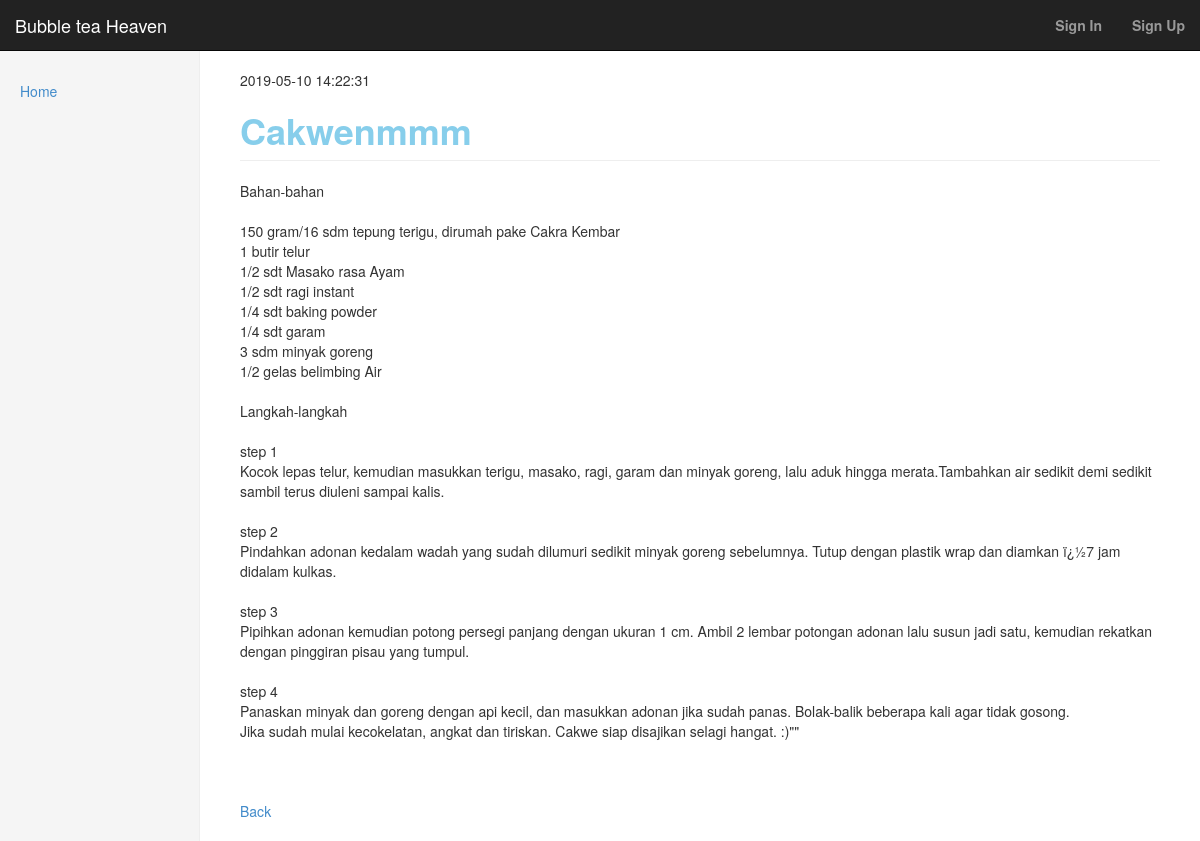
Screenshot of /view.php?id_post=4 with the database file from the repository.
### tables this page shows
CREATE TABLE IF NOT EXISTS `post` (
`id_post` int(11) NOT NULL,
  `title` varchar(50) NOT NULL,
  `isi` text NOT NULL,
  `waktu` timestamp NOT NULL DEFAULT CURRENT_TIMESTAMP ON UPDATE CURRENT_TIMESTAMP,
  `id_user` int(11) NOT NULL
);

### view.php (the view, shortened to what this page needs)
<!DOCTYPE html>
<html lang="en">
  <head>
    <link href="bootstrap.css" rel="stylesheet">
    <link href="dashboard.css" rel="stylesheet">
  </head>
  <body>
    <div class="navbar navbar-inverse navbar-fixed-top" role="navigation">
      <div class="container-fluid">
        <div class="navbar-header">
             <a class="navbar-brand"><font color ="white">Bubble tea Heaven</font></a>
        </div>
        <div class="navbar-collapse collapse">
          <ul class="nav navbar-nav navbar-right">
            <li><a href="#"></a></li>
            <li><a href="#"></a></li>
            <li><a href="#"></a></li>
            <li><a href="login.php"><strong>Sign In</strong></a></li>
            <li><a href="register.php"><strong>Sign Up</strong></a></li>
          </ul>
        </div>
      </div>
    </div>
    <div class="container-fluid">
      <div class="row">
        <div class="col-sm-3 col-md-2 sidebar">
          <ul class="nav nav-sidebar">
          <li><a href="index.php">Home</a></li>
            <br>
          </ul>
        </div>
          <div class="col-sm-9 col-sm-offset-3 col-md-10 col-md-offset-2 main">
           <?php
              if(isset($_COOKIE["id"])){
                header('location:home2.php');
              }else{
                include("koneksi.php");
                $id_post = $_GET["id_post"];
                $sql = "SELECT * FROM post WHERE id_post =$id_post";
                $result = $conn->query($sql);
                if ($result) {
                    $row = $result->fetch_assoc();
                      echo " ".$row["waktu"]."<br>"."<br>";
            ?>
              <h1 class="page-header"><font color="skyblue">
              <?="<strong>" .$row["title"]."</strong>". "<br>";?> </font></h1>
              <?=
                "" . substr($row["isi"], 0,10000);
                echo " <br><br><br><br> <a href='home.php'>Back</a>";
                } else {
                     "0 results";
                }
              }
              ?>
          </div>
      </div>
    </div>
  </body>
</html>

### dashboard.css (style rules this page uses)
body { padding-top: 50px; }
.sidebar { display: none; }
@media (min-width: 768px) { .sidebar { position: fixed; top: 51px; bottom: 0; left: 0; z-index: 1000; display: block; padding: 20px; overflow-x: hidden; overflow-y: auto; background-color: #f5f5f5; border-right: 1px solid #eee; } }
.nav-sidebar { margin-right: -21px; margin-bottom: 20px; margin-left: -20px; }
.nav-sidebar > li > a { padding-right: 20px; padding-left: 20px; }
.main { padding: 20px; }
@media (min-width: 768px) { .main { padding-right: 40px; padding-left: 40px; } }
.main .page-header { margin-top: 0; }

### rows the page displays
post: waktu "2019-05-10 14:22:31", title "Cakwenmmm", isi "Bahan-bahan 150 gram/16 sdm tepung terigu, dirumah pake Cakra Kembar 1 butir telur 1/2 sdt Masako rasa Ayam 1/2 sdt ragi instant 1/4 sdt baking powder 1/4 sdt garam 3 sdm minyak goreng 1/2 gelas belimbing Air Langkah-langkah step 1 Kocok lepas telur, kemudian masukkan terigu, masako, ragi, garam dan minyak goreng, lalu aduk hingga merata.Tambahkan air sedikit demi sedikit sambil terus diuleni sampai kalis. step 2 Pindahkan adonan kedalam wadah yang sudah dilumuri sedikit minyak goreng sebelumnya. Tutup dengan plastik wrap dan diamkan ï¿½7 jam didalam kulkas. step 3 Pipihkan adonan kemudian potong persegi panjang dengan ukuran 1 cm. Ambil 2 lembar potongan adonan lalu susun jadi satu,…"
